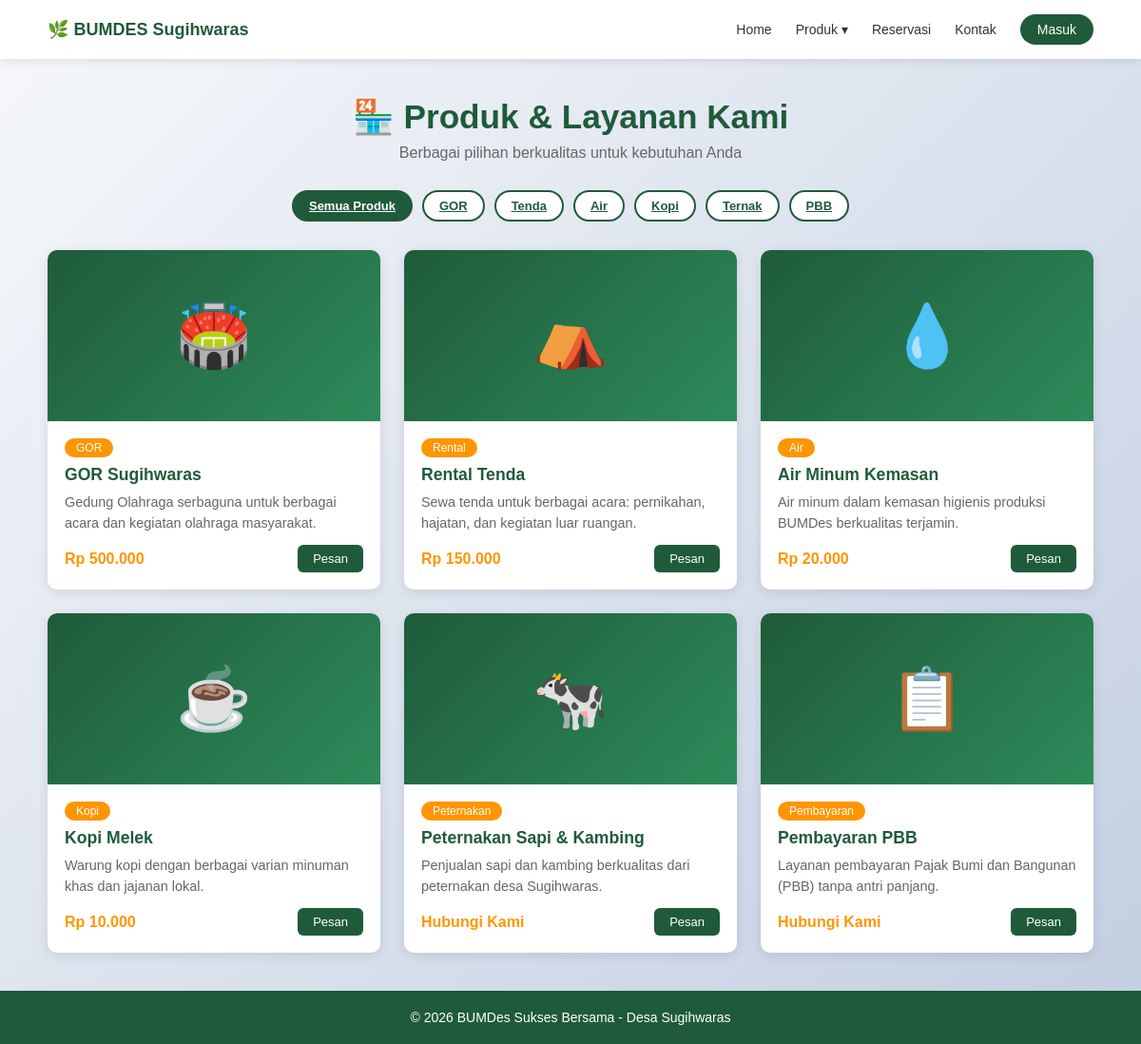
/produk.php, run on the app's committed database.
### tables this page shows
CREATE TABLE IF NOT EXISTS unit_usaha (
    id INT PRIMARY KEY AUTO_INCREMENT,
    nama VARCHAR(100) NOT NULL,
    deskripsi TEXT,
    harga DECIMAL(10,2) DEFAULT 0,
    foto VARCHAR(255),
    urutan INT DEFAULT 1,
    status ENUM('aktif','nonaktif') DEFAULT 'aktif'
);

### config.php (called while the page is built, shortened)
<?php
function user_login() {
    return isset($_SESSION['user_id']);
}
?>

### produk.php (the view, shortened to what this page needs)
<?php
require_once 'config.php';
$filter = $_GET['filter'] ?? 'ALL';
$icons  = ['🏟️','⛺','💧','☕','🐄','📋','🏪','🌿','🛒'];
if ($filter === 'ALL') {
    $result = $conn->query("SELECT * FROM unit_usaha WHERE status='aktif' ORDER BY urutan ASC");
} else {
    $stmt = $conn->prepare("SELECT * FROM unit_usaha WHERE status='aktif' AND nama LIKE ? ORDER BY urutan ASC");
    $like = "%$filter%";
    $stmt->bind_param('s', $like);
    $stmt->execute();
    $result = $stmt->get_result();
}
$produk  = [];
while ($row = $result->fetch_assoc()) $produk[] = $row;
$filters = ['ALL','GOR','Tenda','Air','Kopi','Ternak','PBB'];
?>
<!DOCTYPE html>
<html lang="id">
<head>
    <link rel="stylesheet" href="assets/css/style.css">
</head>
<body>
<nav class="navbar">
    <div class="nav-left">🌿 BUMDES Sugihwaras</div>
    <div class="nav-right" id="navMenu">
        <a href="index.php">Home</a>
        <div class="dropdown">Produk ▾
        </div>
        <a href="reservasi.php">Reservasi</a>
        <a href="index.php#kontak">Kontak</a>
        <?php if (user_login()): ?>
        <div class="dropdown">
            👤 <?= htmlspecialchars(explode(' ', $_SESSION['user_nama'])[0]) ?> ▾
            <div class="dropdown-menu">
                <a href="reservasi.php">📅 Reservasi Saya</a>
                <a href="logout.php">🚪 Logout</a>
            </div>
        </div>
        <?php else: ?>
        <a href="login.php" class="btn-masuk">Masuk</a>
        <?php endif; ?>
    </div>
</nav>
<div class="page-wrapper">
    <div class="page-header">
        <h1>🏪 Produk & Layanan Kami</h1>
        <p>Berbagai pilihan berkualitas untuk kebutuhan Anda</p>
    </div>
    <div class="filter-bar">
        <?php foreach ($filters as $f): ?>
        <a href="produk.php?filter=<?= $f ?>" class="filter-btn <?= $filter === $f ? 'active' : '' ?>">
            <?= $f === 'ALL' ? 'Semua Produk' : $f ?>
        </a>
        <?php endforeach; ?>
    </div>
    <div class="produk-grid">
        <?php if (empty($produk)): ?>
        <p style="grid-column:1/-1;text-align:center;color:#999;padding:40px;">Tidak ada produk.</p>
        <?php else: ?>
        <?php foreach ($produk as $idx => $p): ?>
        <div class="produk-card">
            <?php if (!empty($p['foto']) && file_exists($p['foto'])): ?>
                <img src="<?= htmlspecialchars($p['foto']) ?>" alt="<?= htmlspecialchars($p['nama']) ?>" style="width:100%;height:180px;object-fit:cover;">
            <?php else: ?>
                <div style="background:linear-gradient(135deg,#1f5b3a,#2d8b5a);height:180px;display:flex;align-items:center;justify-content:center;font-size:64px;">
                    <?= $icons[$idx % count($icons)] ?>
                </div>
            <?php endif; ?>
            <div class="produk-card-body">
                <span class="produk-badge"><?= htmlspecialchars(explode(' ', $p['nama'])[0]) ?></span>
                <h3><?= htmlspecialchars($p['nama']) ?></h3>
                <p><?= htmlspecialchars($p['deskripsi'] ?? 'Produk berkualitas dari BUMDes kami.') ?></p>
                <div class="produk-footer-card">
                    <span class="produk-harga">
                        <?= $p['harga'] > 0 ? 'Rp '.number_format($p['harga'],0,',','.') : 'Hubungi Kami' ?>
                    </span>
                    <a href="<?= user_login() ? 'reservasi.php' : 'login.php' ?>" class="btn-pesan">Pesan</a>
                </div>
            </div>
        </div>
        <?php endforeach; ?>
        <?php endif; ?>
    </div>
</div>
<footer><p>© <?= date('Y') ?> BUMDes Sukses Bersama - Desa Sugihwaras</p></footer>
</body>
</html>

### assets/css/style.css (style rules this page uses)
* { margin: 0; padding: 0; box-sizing: border-box; }
body { font-family: Arial, sans-serif; color: #333; }
html { scroll-behavior: smooth; }
:root { --hijau: #1f5b3a; --hijau-tua: #17452c; --orange: #ff9500; }
.navbar { position: sticky; top: 0; z-index: 1000; display: flex; justify-content: space-between; align-items: center; padding: 15px 50px; background: rgba(255,255,255,0.9); backdrop-filter: blur(10px); box-shadow: 0 2px 10px rgba(0,0,0,0.1); }
.nav-left { display: flex; align-items: center; gap: 10px; font-size: 18px; font-weight: bold; color: var(--hijau); }
.nav-right { display: flex; align-items: center; gap: 25px; }
.nav-right a { text-decoration: none; color: #333; font-size: 14px; font-weight: 500; transition: color 0.3s; }
.dropdown { position: relative; color: #333; font-weight: 500; font-size: 14px; cursor: pointer; }
.btn-masuk { background: var(--hijau); color: white !important; padding: 8px 18px; border-radius: 20px; font-size: 14px; cursor: pointer; transition: background 0.3s; text-decoration: none; }
footer { background: var(--hijau); color: white; text-align: center; padding: 20px; font-size: 14px; }
.page-wrapper { min-height: 100vh; padding: 40px 20px; background: linear-gradient(135deg, #f5f7fa, #c3cfe2); }
.page-header { text-align: center; margin-bottom: 30px; }
.page-header h1 { font-size: 2.2rem; color: var(--hijau); margin-bottom: 8px; }
.page-header p { color: #666; font-size: 1rem; }
.filter-bar { display: flex; justify-content: center; gap: 10px; flex-wrap: wrap; margin-bottom: 30px; }
.filter-btn { padding: 7px 16px; border: 2px solid var(--hijau); background: white; color: var(--hijau); border-radius: 20px; cursor: pointer; font-size: 13px; font-weight: bold; transition: all 0.3s; }
.filter-btn:hover, .filter-btn.active { background: var(--hijau); color: white; }
.produk-grid { display: grid; grid-template-columns: repeat(auto-fill, minmax(270px, 1fr)); gap: 25px; max-width: 1100px; margin: 0 auto; }
.produk-card { background: white; border-radius: 10px; overflow: hidden; box-shadow: 0 3px 12px rgba(0,0,0,0.1); transition: transform 0.3s, box-shadow 0.3s; }
.produk-card-body { padding: 18px; }
.produk-badge { background: var(--orange); color: white; padding: 3px 12px; border-radius: 20px; font-size: 12px; display: inline-block; margin-bottom: 8px; }
.produk-card h3 { color: var(--hijau); font-size: 1.1rem; margin-bottom: 8px; }
.produk-card p { color: #666; font-size: 0.9rem; line-height: 1.5; margin-bottom: 12px; }
.produk-footer-card { display: flex; justify-content: space-between; align-items: center; margin-top: 10px; }
.produk-harga { color: var(--orange); font-weight: bold; font-size: 1rem; }
.btn-pesan { padding: 7px 16px; background: var(--hijau); color: white; border: none; border-radius: 6px; cursor: pointer; font-size: 13px; transition: background 0.3s; text-decoration: none; }

### data on the page
unit_usaha: icons "🏟️", nama "GOR", nama "GOR Sugihwaras", deskripsi "Gedung Olahraga serbaguna untuk berbagai acara dan kegiatan olahraga masyarakat.", harga "500.000"
unit_usaha: icons "⛺", nama "Rental", nama "Rental Tenda", deskripsi "Sewa tenda untuk berbagai acara: pernikahan, hajatan, dan kegiatan luar ruangan.", harga "150.000"
unit_usaha: icons "💧", nama "Air", nama "Air Minum Kemasan", deskripsi "Air minum dalam kemasan higienis produksi BUMDes berkualitas terjamin.", harga "20.000"
unit_usaha: icons "☕", nama "Kopi", nama "Kopi Melek", deskripsi "Warung kopi dengan berbagai varian minuman khas dan jajanan lokal.", harga "10.000"
unit_usaha: icons "🐄", nama "Peternakan", nama "Peternakan Sapi & Kambing", deskripsi "Penjualan sapi dan kambing berkualitas dari peternakan desa Sugihwaras.", harga "Hubungi Kami"
unit_usaha: icons "📋", nama "Pembayaran", nama "Pembayaran PBB", deskripsi "Layanan pembayaran Pajak Bumi dan Bangunan (PBB) tanpa antri panjang.", harga "Hubungi Kami"

### other printed values
$f "GOR"
$f "Tenda"
$f "Air"
$f "Kopi"
$f "Ternak"
$f "PBB"
